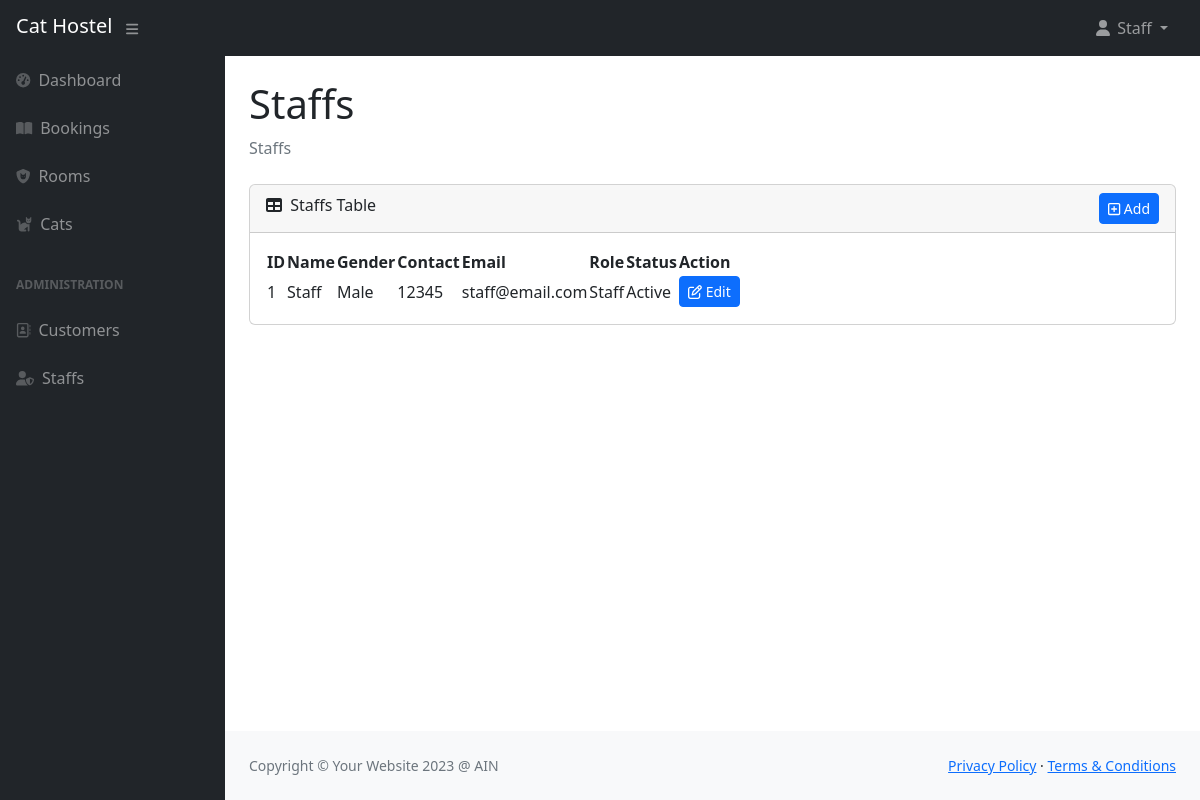
Page /staffs.php (signed in) on the committed database.
### tables this page shows
CREATE TABLE `user` (
  `user_id` int NOT NULL,
  `user_name` varchar(100) NOT NULL,
  `user_gender` varchar(10) NOT NULL,
  `user_contact` varchar(15) NOT NULL,
  `user_email` varchar(50) NOT NULL,
  `user_password` varchar(100) NOT NULL,
  `user_role` varchar(10) NOT NULL,
  `user_active` tinyint(1) NOT NULL
);

### staffs.php (the view, shortened to what this page needs)
<?php
include 'layout/user/header_user.php';
$sql = "SELECT * FROM user WHERE user_role='Staff'";
$result = mysqli_query($conn, $sql);
?>
<div id="layoutSidenav_content">
  <main>
    <div class="container-fluid px-4">
      <h1 class="mt-4">Staffs</h1>
      <ol class="breadcrumb mb-4">
        <li class="breadcrumb-item active">Staffs</li>
      </ol>
      <?php
      if (mysqli_num_rows($result) == 0) {
      ?>
        <div class="row justify-content-center">
          <div class="col-lg-6">
            <div class="text-center mt-4">
              <img class="mb-4 img-error" src="assets/img/error-404-monochrome.svg" />
              <p class="lead">Looks like there is no staffs registered.</p>
              <a href="/8ag1/staffs_add.php">
                <i class="fa-regular fa-square-plus"></i>
                Add a staff
              </a>
            </div>
          </div>
        </div>
      <?php
      } else {
      ?>
        <div class="card mb-4">
          <div class="card-header">
            <div class="d-flex justify-content-between">
              <span><i class="fas fa-table me-1"></i>
                Staffs Table</span>
              <a href="/8ag1/staffs_add.php">
                <button type="button" class="btn btn-primary btn-sm">
                  <i class="fa-regular fa-square-plus"></i>
                  Add
                </button>
              </a>
            </div>
          </div>
          <div class="card-body">
            <table id="datatablesSimple">
              <thead>
                <tr>
                  <th>ID</th>
                  <th>Name</th>
                  <th>Gender</th>
                  <th>Contact</th>
                  <th>Email</th>
                  <th>Role</th>
                  <th>Status</th>
                  <th>Action</th>
                </tr>
              </thead>
              <tbody>
                <?php
                while ($row = mysqli_fetch_array($result)) {
                ?>
                  <tr>
                    <td><?php echo $row["user_id"] ?></td>
                    <td><?php echo ucwords($row["user_name"]) ?></td>
                    <td><?php echo $row["user_gender"] ?></td>
                    <td><?php echo $row["user_contact"] ?></td>
                    <td><?php echo $row["user_email"] ?></td>
                    <td><?php echo $row["user_role"] ?></td>
                    <td>
                      <?php
                      if ($row["user_active"] == true) {
                        echo 'Active';
                      } else {
                        echo 'Inactive';
                      }
                      ?>
                    </td>
                    <td>
                      <a href="/8ag1/staffs_edit.php?user_id=<?php echo $row["user_id"] ?>">
                        <button type="button" class="btn btn-primary btn-sm">
                          <i class="fa-regular fa-pen-to-square"></i>
                          Edit
                        </button>
                      </a>
                    </td>
                  </tr>
                <?php
                }
                ?>
              </tbody>
            </table>
          </div>
        </div>
      <?php
      }
      ?>
    </div>
  </main>
  <?php
  include 'layout/user/footer_user.php';
  ?>

### rows in the picture
user: user_id "1", user_name "Staff", user_gender "Male", user_contact "12345", user_email "staff@email.com", user_role "Staff", user_active "Active"

### other values in the picture
$_SESSION["user_name"] "Staff"
